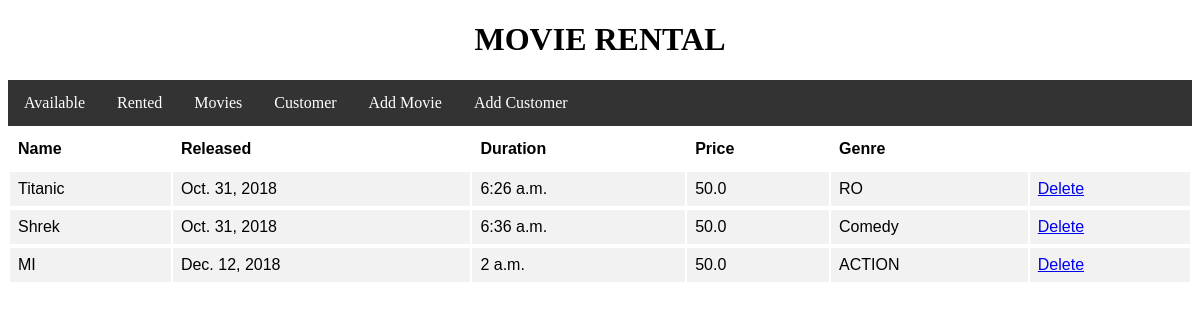
Screenshot of /movierental/movies/ with the database file from the repository.
### movierental/models.py (models this page shows)
class Movie(models.Model):
    ACTION = 'Action'
    COMEDY = 'Comedy'
    ROMANCE = 'Romance'
    HORROR = 'Horror'
    THRILLER = 'Thriller'
    name = models.CharField(max_length=200)
    released = models.DateField('date released')
    duration = models.TimeField()
    price = models.FloatField()
    rentedby = models.ForeignKey('Customer',on_delete=models.SET_NULL,null=True,)
    genre = models.CharField(
        choices = GENRE_CHOICES,
        default = ACTION,
        max_length = 15,
    )
    class Meta:
        db_table = "Movie"

### movierental/views.py (the view)
# urls.py: path('movies/', views.movies,name='movies'),
def movies(request):
    movies = Movie.objects.all()
    return render(request, "movies.html", {'movies': movies,})

### movierental/templates/movies.html
<!DOCTYPE html>
{% extends "base.html" %}
{% block nav %}
<html>
{% load static %}
<link rel="stylesheet" type="text/css" href='{% static "movierental/style.css" %}'>
<body>
<table id="customers">
  <tr>
    <th>Name</th>
    <th>Released</th>
    <th>Duration</th>
    <th>Price</th>
    <th>Genre</th>
{% for movie in movies %}
<tr>
<td>{{ movie.name}}</td>
<td>{{ movie.released}}</td>
<td>{{ movie.duration}}</td>
<td>{{ movie.price}}</td>
<td>{{ movie.genre}}</td>
<td><a href='{% url "removemovie" movie.id %}'>Delete</a></td>
<tr>
{% endfor %}
</body>
</html>
{% endblock %}

### movierental/templates/base.html
<!DOCTYPE html>
<html>
{% load static %}
<link rel="stylesheet" type="text/css" href='{% static "movierental/nav.css" %}'>
<body>
<h1><center><b>MOVIE RENTAL</b></center></h1>
  <ul id="nav">
    <li><a href='{% url "available" %}'>Available</a></li>
    <li><a href='{% url "rented" %}'>Rented</a></li>
    <li><a href='{% url "movies" %}'>Movies</a></li>
    <li><a href='{% url "customer" %}'>Customer</a></li>
    <li><a href='{% url "addmovie" %}'>Add Movie</a></li>
    <li><a href='{% url "addcustomer" %}'>Add Customer</a></li>
  </ul>
  {% block nav %}
  {% endblock %}
</body>
</html>

### movierental/static/movierental/nav.css (style rules this page uses)
ul { list-style-type: none; margin: 0; padding: 0; overflow: hidden; background-color: #333; }
li { float: left; }
li a { display: block; color: white; text-align: center; padding: 14px 16px; text-decoration: none; }

### movierental/static/movierental/style.css (style rules this page uses)
#customers { font-family: "Trebuchet MS", Arial, Helvetica, sans-serif; width: 100%; }
#customers td, #customers th { padding: 8px; }
#customers tr:nth-child(even) { background-color: #f2f2f2; }
#customers th { padding-top: 12px; padding-bottom: 12px; text-align: left; color: black; }

### rows the page displays
Movie: name "Titanic", released "Oct. 31, 2018", duration "6:26 a.m.", price "50.0", genre "RO"
Movie: name "Shrek", released "Oct. 31, 2018", duration "6:36 a.m.", price "50.0", genre "Comedy"
Movie: name "MI", released "Dec. 12, 2018", duration "2 a.m.", price "50.0", genre "ACTION"
